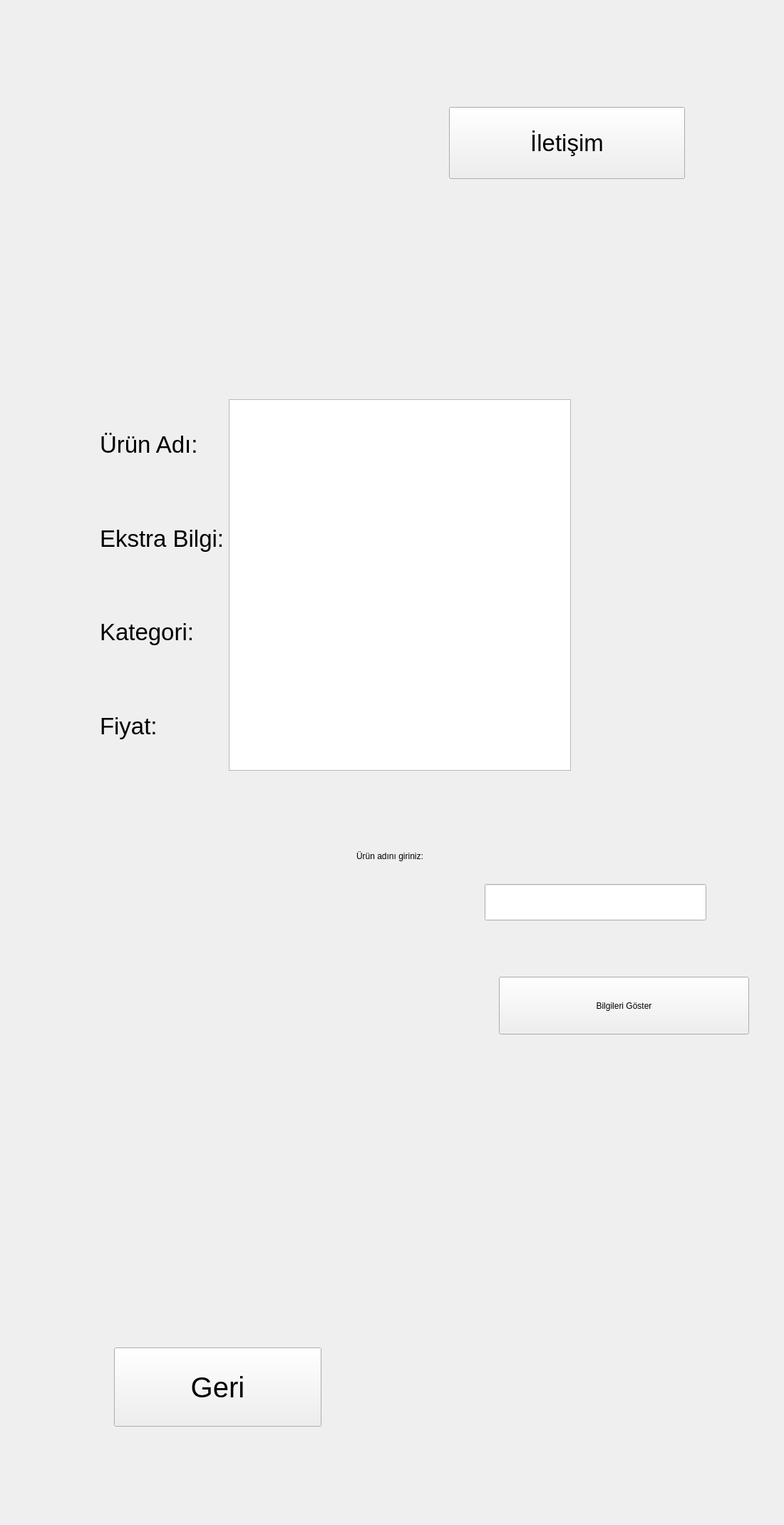
<?xml version="1.0" encoding="UTF-8"?>
<ui version="4.0">
 <class>urunprofilekrani</class>
 <widget class="QWidget" name="urunprofilekrani">
  <property name="geometry">
   <rect>
    <x>0</x>
    <y>0</y>
    <width>1100</width>
    <height>2139</height>
   </rect>
  </property>
  <property name="windowTitle">
   <string>Form</string>
  </property>
  <widget class="QPushButton" name="pushButton_4">
   <property name="geometry">
    <rect>
     <x>630</x>
     <y>150</y>
     <width>331</width>
     <height>101</height>
    </rect>
   </property>
   <property name="font">
    <font>
     <family>MS Shell Dlg 2</family>
     <pointsize>25</pointsize>
     <weight>9</weight>
     <italic>false</italic>
     <bold>false</bold>
    </font>
   </property>
   <property name="styleSheet">
    <string notr="true">font: 75 25pt &quot;MS Shell Dlg 2&quot;;</string>
   </property>
   <property name="text">
    <string>İletişim</string>
   </property>
  </widget>
  <widget class="QWidget" name="gridLayoutWidget">
   <property name="geometry">
    <rect>
     <x>140</x>
     <y>560</y>
     <width>661</width>
     <height>521</height>
    </rect>
   </property>
   <layout class="QGridLayout" name="gridLayout_2">
    <item row="1" column="0">
     <widget class="QLabel" name="label_9">
      <property name="font">
       <font>
        <family>MS Shell Dlg 2</family>
        <pointsize>25</pointsize>
        <weight>9</weight>
        <italic>false</italic>
        <bold>false</bold>
       </font>
      </property>
      <property name="styleSheet">
       <string notr="true">font: 75 25pt &quot;MS Shell Dlg 2&quot;;</string>
      </property>
      <property name="text">
       <string>Ekstra Bilgi:</string>
      </property>
     </widget>
    </item>
    <item row="2" column="0">
     <widget class="QLabel" name="label_6">
      <property name="font">
       <font>
        <family>MS Shell Dlg 2</family>
        <pointsize>25</pointsize>
        <weight>9</weight>
        <italic>false</italic>
        <bold>false</bold>
       </font>
      </property>
      <property name="styleSheet">
       <string notr="true">font: 75 25pt &quot;MS Shell Dlg 2&quot;;</string>
      </property>
      <property name="text">
       <string>Kategori:</string>
      </property>
     </widget>
    </item>
    <item row="3" column="0">
     <widget class="QLabel" name="label_8">
      <property name="font">
       <font>
        <family>MS Shell Dlg 2</family>
        <pointsize>25</pointsize>
        <weight>9</weight>
        <italic>false</italic>
        <bold>false</bold>
       </font>
      </property>
      <property name="styleSheet">
       <string notr="true">font: 75 25pt &quot;MS Shell Dlg 2&quot;;

</string>
      </property>
      <property name="text">
       <string>Fiyat:</string>
      </property>
     </widget>
    </item>
    <item row="0" column="1" rowspan="4">
     <widget class="QTextEdit" name="textEdit">
      <property name="styleSheet">
       <string notr="true">font: 75 25pt &quot;MS Shell Dlg 2&quot;;</string>
      </property>
     </widget>
    </item>
    <item row="0" column="0">
     <widget class="QLabel" name="label_7">
      <property name="font">
       <font>
        <family>MS Shell Dlg 2</family>
        <pointsize>25</pointsize>
        <weight>9</weight>
        <italic>false</italic>
        <bold>false</bold>
       </font>
      </property>
      <property name="styleSheet">
       <string notr="true">font: 75 25pt &quot;MS Shell Dlg 2&quot;;</string>
      </property>
      <property name="text">
       <string>Ürün Adı:</string>
      </property>
     </widget>
    </item>
   </layout>
  </widget>
  <widget class="QPushButton" name="pushButton_5">
   <property name="geometry">
    <rect>
     <x>160</x>
     <y>1890</y>
     <width>291</width>
     <height>111</height>
    </rect>
   </property>
   <property name="font">
    <font>
     <family>MS Shell Dlg 2</family>
     <pointsize>30</pointsize>
     <weight>9</weight>
     <italic>false</italic>
     <bold>false</bold>
    </font>
   </property>
   <property name="styleSheet">
    <string notr="true">font: 75 30pt &quot;MS Shell Dlg 2&quot;;</string>
   </property>
   <property name="text">
    <string>Geri</string>
   </property>
  </widget>
  <widget class="QLabel" name="label_5">
   <property name="geometry">
    <rect>
     <x>500</x>
     <y>1170</y>
     <width>561</width>
     <height>61</height>
    </rect>
   </property>
   <property name="styleSheet">
    <string notr="true">font: 75 25pt &quot;MS Shell Dlg 2&quot;;</string>
   </property>
   <property name="text">
    <string>Ürün adını giriniz:</string>
   </property>
  </widget>
  <widget class="QPushButton" name="pushButton">
   <property name="geometry">
    <rect>
     <x>700</x>
     <y>1370</y>
     <width>351</width>
     <height>81</height>
    </rect>
   </property>
   <property name="styleSheet">
    <string notr="true">font: 75 20pt &quot;MS Shell Dlg 2&quot;;</string>
   </property>
   <property name="text">
    <string>Bilgileri Göster</string>
   </property>
  </widget>
  <widget class="QLineEdit" name="lineEdit_4">
   <property name="geometry">
    <rect>
     <x>680</x>
     <y>1240</y>
     <width>311</width>
     <height>51</height>
    </rect>
   </property>
   <property name="styleSheet">
    <string notr="true">font: 20pt &quot;MS Shell Dlg 2&quot;;</string>
   </property>
  </widget>
 </widget>
 <resources/>
 <connections/>
</ui>
